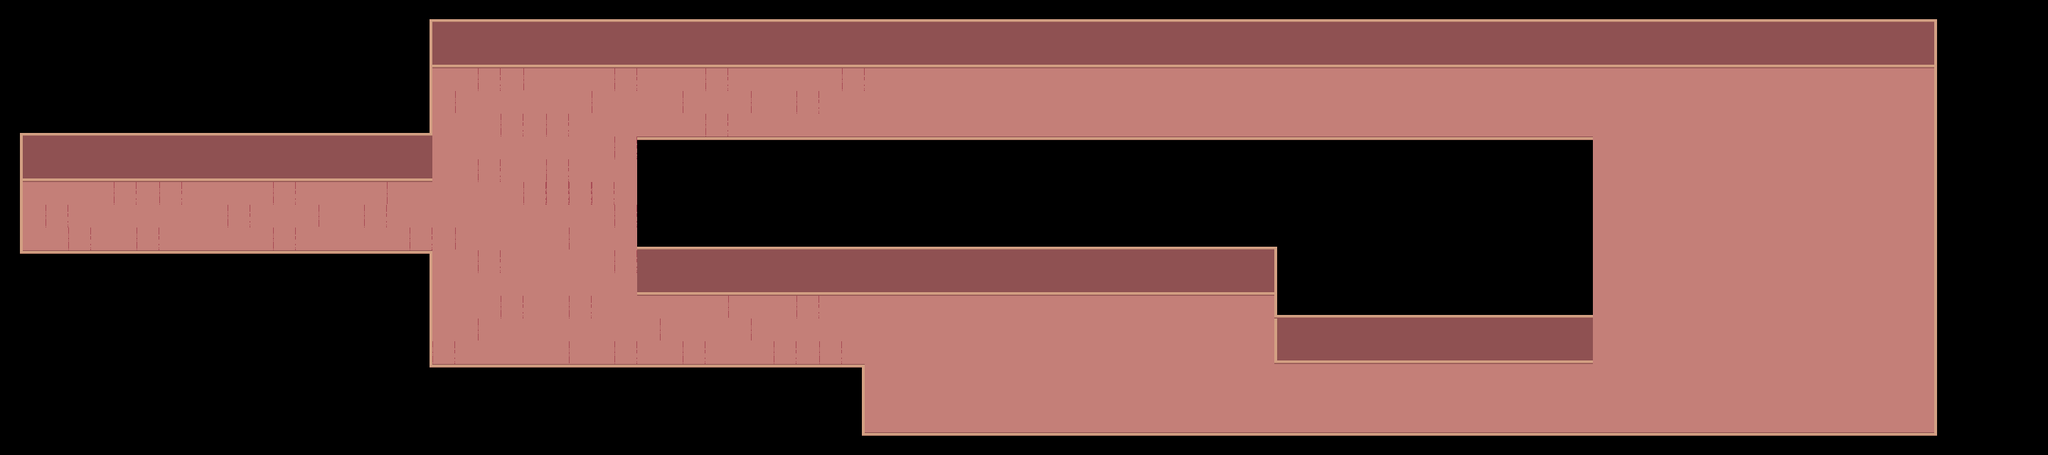

A 2D game scene composited from a Tiled map and its tileset images. What follows is a short description and the map's XML, with each tile layer's data collapsed to a summary:
An orthogonal 90x20 tile map with 32x32 px tiles, 3 tile layers (Floor, inner walls, bounding walls).

<map version="1.10" tiledversion="1.11.1-99-gec89c545" orientation="orthogonal" renderorder="right-down" width="90" height="20" tilewidth="32" tileheight="32" infinite="0" nextlayerid="4" nextobjectid="1">
 <tileset firstgid="1" source="Home.tsx" />
 <layer id="2" name="Floor" width="90" height="20">
  <data>[1800 cells, 717 non-empty, 3 distinct tile ids]</data>
 </layer>
 <layer id="3" name="inner walls" width="90" height="20">
  <data>[1800 cells, 253 non-empty, 2 distinct tile ids]</data>
 </layer>
 <layer id="1" name="bounding walls" width="90" height="20">
  <data>[1800 cells, 422 non-empty, 11 distinct tile ids]</data>
 </layer>
</map>
